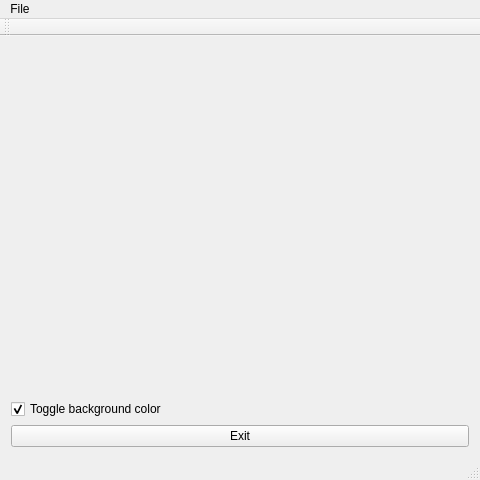
<?xml version="1.0" encoding="UTF-8"?>
<ui version="4.0">
 <class>MainWindow</class>
 <widget class="QMainWindow" name="MainWindow">
  <property name="geometry">
   <rect>
    <x>0</x>
    <y>0</y>
    <width>480</width>
    <height>480</height>
   </rect>
  </property>
  <property name="sizePolicy">
   <sizepolicy hsizetype="Preferred" vsizetype="Preferred">
    <horstretch>0</horstretch>
    <verstretch>0</verstretch>
   </sizepolicy>
  </property>
  <property name="windowTitle">
   <string>My Qt+OpenGL Project</string>
  </property>
  <widget class="QWidget" name="centralWidget">
   <property name="sizePolicy">
    <sizepolicy hsizetype="Expanding" vsizetype="Expanding">
     <horstretch>0</horstretch>
     <verstretch>0</verstretch>
    </sizepolicy>
   </property>
   <layout class="QVBoxLayout" name="verticalLayout">
    <item>
     <widget class="GLWidget" name="widget" native="true">
      <property name="sizePolicy">
       <sizepolicy hsizetype="Preferred" vsizetype="Preferred">
        <horstretch>0</horstretch>
        <verstretch>0</verstretch>
       </sizepolicy>
      </property>
      <property name="focusPolicy">
       <enum>Qt::StrongFocus</enum>
      </property>
     </widget>
    </item>
    <item>
     <widget class="QCheckBox" name="checkBox">
      <property name="text">
       <string>Toggle background color</string>
      </property>
      <property name="checked">
       <bool>true</bool>
      </property>
     </widget>
    </item>
    <item>
     <widget class="QPushButton" name="pushButton">
      <property name="text">
       <string>Exit</string>
      </property>
     </widget>
    </item>
   </layout>
  </widget>
  <widget class="QMenuBar" name="menuBar">
   <property name="geometry">
    <rect>
     <x>0</x>
     <y>0</y>
     <width>480</width>
     <height>25</height>
    </rect>
   </property>
   <widget class="QMenu" name="menuFile">
    <property name="title">
     <string>File</string>
    </property>
    <addaction name="actionOpen"/>
   </widget>
   <addaction name="menuFile"/>
  </widget>
  <widget class="QToolBar" name="mainToolBar">
   <attribute name="toolBarArea">
    <enum>TopToolBarArea</enum>
   </attribute>
   <attribute name="toolBarBreak">
    <bool>false</bool>
   </attribute>
  </widget>
  <widget class="QStatusBar" name="statusBar"/>
  <action name="actionOpen">
   <property name="text">
    <string>Open</string>
   </property>
  </action>
  <action name="actionExit">
   <property name="text">
    <string>Exit</string>
   </property>
  </action>
 </widget>
 <layoutdefault spacing="6" margin="11"/>
 <customwidgets>
  <customwidget>
   <class>GLWidget</class>
   <extends>QWidget</extends>
   <header>glwidget.h</header>
   <container>1</container>
   <slots>
    <signal>statusBarMessage(QString)</signal>
    <slot>toggleBackgroundColor(bool)</slot>
    <slot>showFileOpenDialog()</slot>
   </slots>
  </customwidget>
 </customwidgets>
 <resources/>
 <connections>
  <connection>
   <sender>pushButton</sender>
   <signal>clicked()</signal>
   <receiver>MainWindow</receiver>
   <slot>close()</slot>
   <hints>
    <hint type="sourcelabel">
     <x>384</x>
     <y>436</y>
    </hint>
    <hint type="destinationlabel">
     <x>362</x>
     <y>456</y>
    </hint>
   </hints>
  </connection>
  <connection>
   <sender>actionOpen</sender>
   <signal>triggered()</signal>
   <receiver>widget</receiver>
   <slot>showFileOpenDialog()</slot>
   <hints>
    <hint type="sourcelabel">
     <x>-1</x>
     <y>-1</y>
    </hint>
    <hint type="destinationlabel">
     <x>239</x>
     <y>217</y>
    </hint>
   </hints>
  </connection>
  <connection>
   <sender>widget</sender>
   <signal>statusBarMessage(QString)</signal>
   <receiver>statusBar</receiver>
   <slot>showMessage(QString)</slot>
   <hints>
    <hint type="sourcelabel">
     <x>239</x>
     <y>218</y>
    </hint>
    <hint type="destinationlabel">
     <x>239</x>
     <y>469</y>
    </hint>
   </hints>
  </connection>
  <connection>
   <sender>checkBox</sender>
   <signal>toggled(bool)</signal>
   <receiver>widget</receiver>
   <slot>toggleBackgroundColor(bool)</slot>
   <hints>
    <hint type="sourcelabel">
     <x>89</x>
     <y>406</y>
    </hint>
    <hint type="destinationlabel">
     <x>100</x>
     <y>367</y>
    </hint>
   </hints>
  </connection>
 </connections>
</ui>
